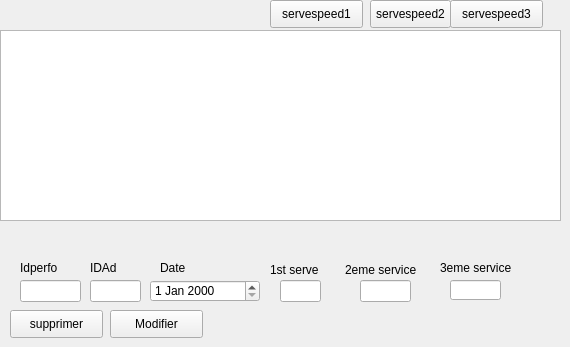
        <widget class="QWidget" name="tab_5">
         <attribute name="title">
          <string>gerer</string>
         </attribute>
         <widget class="QTableView" name="tabperfo">
          <property name="geometry">
           <rect>
            <x>0</x>
            <y>30</y>
            <width>561</width>
            <height>191</height>
           </rect>
          </property>
         </widget>
         <widget class="QLineEdit" name="Midad">
          <property name="geometry">
           <rect>
            <x>90</x>
            <y>280</y>
            <width>51</width>
            <height>22</height>
           </rect>
          </property>
         </widget>
         <widget class="QLineEdit" name="M3rd">
          <property name="geometry">
           <rect>
            <x>450</x>
            <y>280</y>
            <width>51</width>
            <height>20</height>
           </rect>
          </property>
         </widget>
         <widget class="QLineEdit" name="Midperfo">
          <property name="geometry">
           <rect>
            <x>20</x>
            <y>280</y>
            <width>61</width>
            <height>22</height>
           </rect>
          </property>
         </widget>
         <widget class="QLineEdit" name="M2nd">
          <property name="geometry">
           <rect>
            <x>360</x>
            <y>280</y>
            <width>51</width>
            <height>22</height>
           </rect>
          </property>
         </widget>
         <widget class="QLineEdit" name="M1st">
          <property name="geometry">
           <rect>
            <x>280</x>
            <y>280</y>
            <width>41</width>
            <height>22</height>
           </rect>
          </property>
         </widget>
         <widget class="QDateEdit" name="Mdate">
          <property name="geometry">
           <rect>
            <x>150</x>
            <y>280</y>
            <width>110</width>
            <height>22</height>
           </rect>
          </property>
         </widget>
         <widget class="QLabel" name="label_13">
          <property name="geometry">
           <rect>
            <x>20</x>
            <y>260</y>
            <width>56</width>
            <height>16</height>
           </rect>
          </property>
          <property name="text">
           <string>Idperfo</string>
          </property>
         </widget>
         <widget class="QLabel" name="label_14">
          <property name="geometry">
           <rect>
            <x>90</x>
            <y>260</y>
            <width>56</width>
            <height>16</height>
           </rect>
          </property>
          <property name="text">
           <string>IDAd</string>
          </property>
         </widget>
         <widget class="QLabel" name="label_15">
          <property name="geometry">
           <rect>
            <x>160</x>
            <y>260</y>
            <width>56</width>
            <height>16</height>
           </rect>
          </property>
          <property name="text">
           <string>Date</string>
          </property>
         </widget>
         <widget class="QLabel" name="label_16">
          <property name="geometry">
           <rect>
            <x>270</x>
            <y>260</y>
            <width>61</width>
            <height>20</height>
           </rect>
          </property>
          <property name="text">
           <string>1st serve</string>
          </property>
         </widget>
         <widget class="QLabel" name="label_17">
          <property name="geometry">
           <rect>
            <x>345</x>
            <y>260</y>
            <width>81</width>
            <height>20</height>
           </rect>
          </property>
          <property name="text">
           <string>2eme service</string>
          </property>
         </widget>
         <widget class="QLabel" name="label_18">
          <property name="geometry">
           <rect>
            <x>440</x>
            <y>260</y>
            <width>71</width>
            <height>16</height>
           </rect>
          </property>
          <property name="text">
           <string>3eme service</string>
          </property>
         </widget>
         <widget class="QPushButton" name="sup_perfo">
          <property name="geometry">
           <rect>
            <x>10</x>
            <y>310</y>
            <width>93</width>
            <height>28</height>
           </rect>
          </property>
          <property name="text">
           <string>supprimer</string>
          </property>
         </widget>
         <widget class="QPushButton" name="pushButton_2">
          <property name="geometry">
           <rect>
            <x>110</x>
            <y>310</y>
            <width>93</width>
            <height>28</height>
           </rect>
          </property>
          <property name="text">
           <string>Modifier</string>
          </property>
         </widget>
         <widget class="QPushButton" name="orderservespeed1">
          <property name="geometry">
           <rect>
            <x>270</x>
            <y>0</y>
            <width>93</width>
            <height>28</height>
           </rect>
          </property>
          <property name="text">
           <string>servespeed1</string>
          </property>
         </widget>
         <widget class="QPushButton" name="orderservespeed2">
          <property name="geometry">
           <rect>
            <x>370</x>
            <y>0</y>
            <width>81</width>
            <height>28</height>
           </rect>
          </property>
          <property name="text">
           <string>servespeed2</string>
          </property>
         </widget>
         <widget class="QPushButton" name="orderservespeed3">
          <property name="geometry">
           <rect>
            <x>450</x>
            <y>0</y>
            <width>93</width>
            <height>28</height>
           </rect>
          </property>
          <property name="text">
           <string>servespeed3</string>
          </property>
         </widget>
        </widget>
